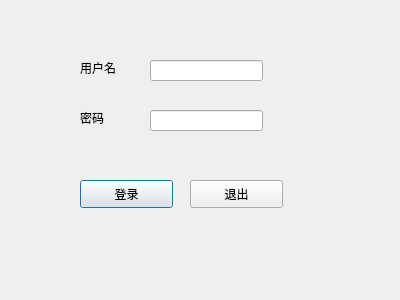
<?xml version="1.0" encoding="UTF-8"?>
<ui version="4.0">
 <class>dianmianlogin</class>
 <widget class="QDialog" name="dianmianlogin">
  <property name="geometry">
   <rect>
    <x>0</x>
    <y>0</y>
    <width>400</width>
    <height>300</height>
   </rect>
  </property>
  <property name="windowTitle">
   <string>Dialog</string>
  </property>
  <widget class="QPushButton" name="pushButton_3">
   <property name="geometry">
    <rect>
     <x>80</x>
     <y>180</y>
     <width>93</width>
     <height>28</height>
    </rect>
   </property>
   <property name="text">
    <string>登录</string>
   </property>
  </widget>
  <widget class="QLineEdit" name="pwdlineEdit">
   <property name="geometry">
    <rect>
     <x>150</x>
     <y>110</y>
     <width>113</width>
     <height>21</height>
    </rect>
   </property>
  </widget>
  <widget class="QLabel" name="label">
   <property name="geometry">
    <rect>
     <x>80</x>
     <y>60</y>
     <width>72</width>
     <height>15</height>
    </rect>
   </property>
   <property name="text">
    <string>用户名</string>
   </property>
  </widget>
  <widget class="QLabel" name="label_2">
   <property name="geometry">
    <rect>
     <x>80</x>
     <y>110</y>
     <width>72</width>
     <height>15</height>
    </rect>
   </property>
   <property name="text">
    <string>密码</string>
   </property>
  </widget>
  <widget class="QPushButton" name="pushButton">
   <property name="geometry">
    <rect>
     <x>190</x>
     <y>180</y>
     <width>93</width>
     <height>28</height>
    </rect>
   </property>
   <property name="text">
    <string>退出</string>
   </property>
  </widget>
  <widget class="QLineEdit" name="usrlineEdit">
   <property name="geometry">
    <rect>
     <x>150</x>
     <y>60</y>
     <width>113</width>
     <height>21</height>
    </rect>
   </property>
  </widget>
 </widget>
 <resources/>
 <connections/>
</ui>
